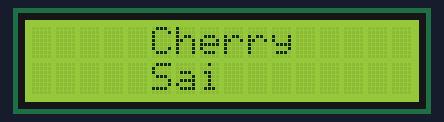
The sketch below on a simulated Arduino Uno, built with avr-gcc and run on an emulated ATmega328P. Parts: 16×2 character LCD.

Above: at 0.1 s.
At 2.2 s:
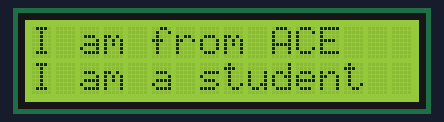
At 4.2 s:
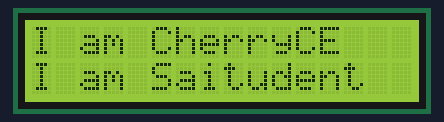

Measured:
- what the display in image 1 shows lasts 2.0 s, from 2.1 s to 4.1 s

The sketch:

12_Using_LCD_1602.ino
```cpp
/***********************************************************
Project 11: Using LCD Display
Description: Get print something Text on Your LCD Display
Company: Texoham eLearning Platform
Website: www.texoham.com/elearning
***********************************************************/

#include <Wire.h>
#include <LiquidCrystal_I2C.h>
LiquidCrystal_I2C lcd(0x27, 16, 2); // CHANGE THE 0X3F ADDRESS TO YOUR SCREEN ADDRESS IF NEEDED
//LiquidCrystal_I2C lcd = LiquidCrystal_I2C(0x3F, 16, 2);

/**********************************************************
 Connection for I2C Module
 VCC - 5v
 Gnd- Gnd
 SDA - A4
 SCL - A5
 ***********************************************************/
void setup()
{
  lcd.begin();
  lcd.backlight();
}
void loop()
{
  lcd.setCursor(5,0);
  lcd.print("Cherry");
  lcd.setCursor(5, 1);
  lcd.print("Sai");
  delay(2000);
  lcd.clear();
  lcd.setCursor(0,0);
  lcd.print("I am from ACE");
  lcd.setCursor(0, 1);
  lcd.print("I am a student");
  delay(2000);
}
```
